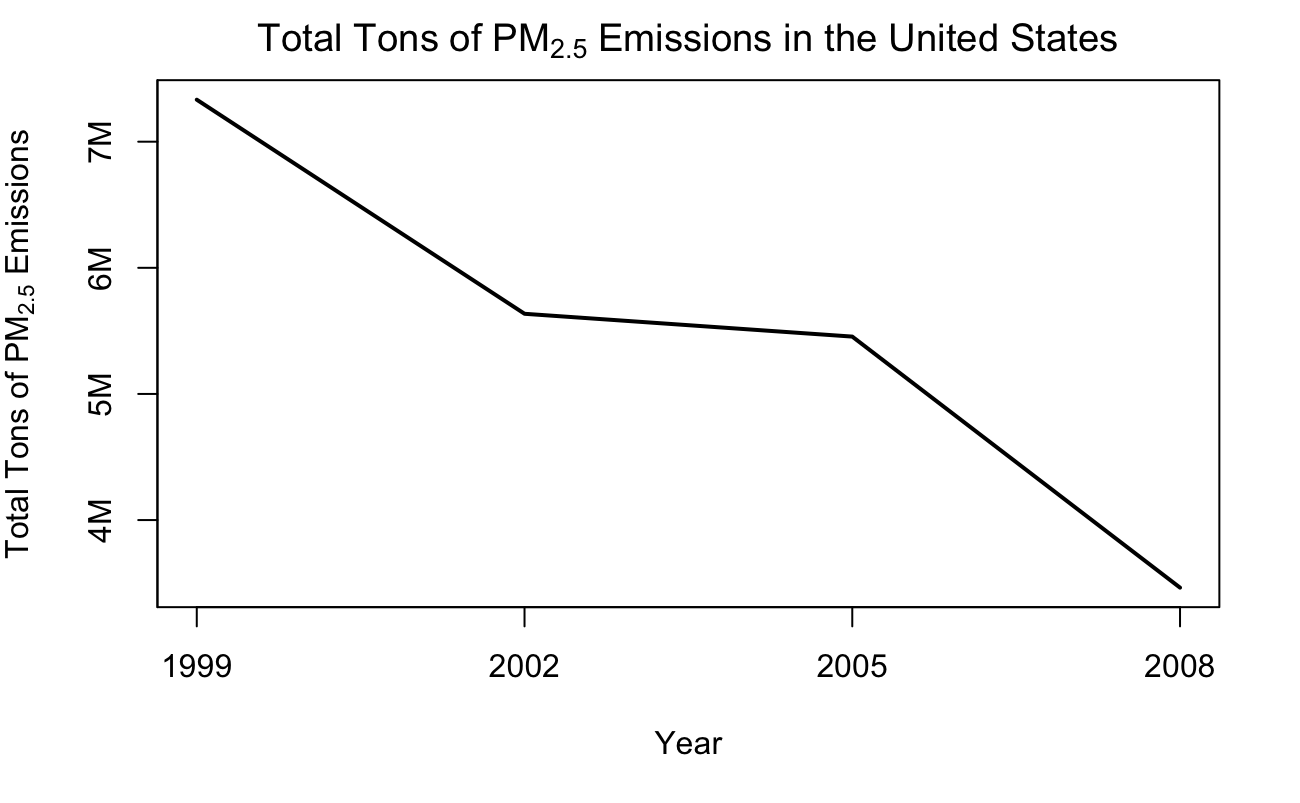

Here is the R script that generated this plot:
annual <- NEI %>% group_by(year) %>% 
  filter(year == 1999|2002|2005|2008) %>% 
  summarize(Annual.Total = sum(Emissions));
pts <- pretty(annual$Annual.Total/1000000);
yrs <- c(1999,2002,2005,2008)
plot(annual$year, annual$Annual.Total/1000000, type = "l", lwd = 2, axes = FALSE,
     xlab = "Year", 
     ylab = expression("Total Tons of PM"[2.5]*" Emissions"), 
     main = expression("Total Tons of PM"[2.5]*" Emissions in the United States"));
axis(1, at = yrs, labels = paste(yrs));

axis(2, at = pts, labels = paste(pts, "M", sep = ""));
box()
